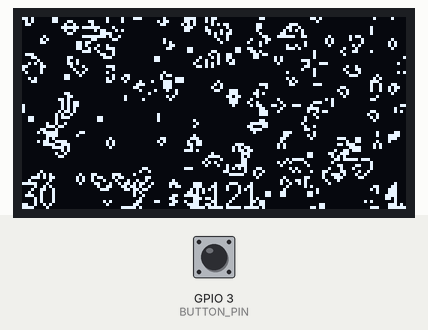
Recording of a sketch running on a simulated ESP8266 (NodeMCU). On the bench: 128×64 one-colour display. The inputs (shaded band) are chosen by the test bench; at power-on: GPIO 3 (BUTTON_PIN) HIGH. Random numbers use the default seed unless the sketch sets one; what the sketch prints to the serial monitor is not drawn.

Above: at 1.2 s.
1.3 s: GPIO 3 (BUTTON_PIN) pulled LOW for 3.2 s
At 2.66 s:
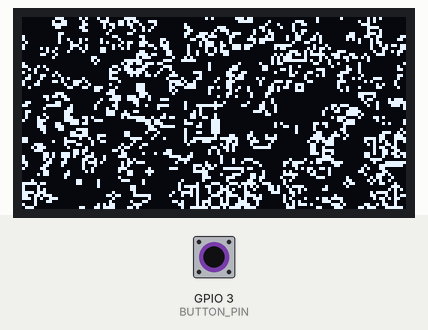
5.1 s: GPIO 3 (BUTTON_PIN) pulled LOW for 3.2 s
At 6.33 s:
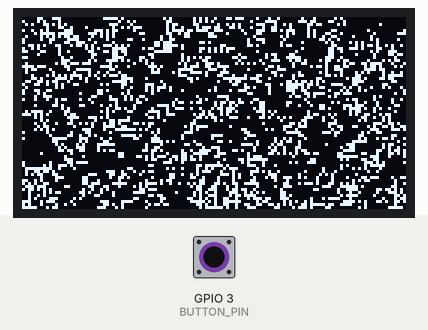
Timing chart, 0 to 8.1 s (numbered marks = the images above; inputs shaded):
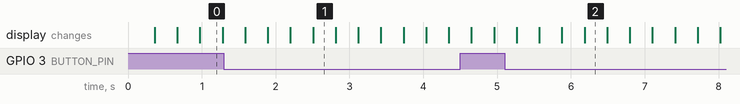

The sketch:

Game_of_Life_OLED.ino
```cpp
//Modified for the SSD1306-powered 0.96" monochrome OLED displays
//https://www.adafruit.com/product/326
#include <Arduino.h>
#include <Wire.h>
#include <EasyButton.h> //https://github.com/evert-arias/EasyButton
#include <U8g2lib.h> //https://github.com/olikraus/u8g2
#include "ESP8266TrueRandom.h" //https://github.com/marvinroger/ESP8266TrueRandom

#define BUTTON_PIN 3
#define WORLD_WIDTH 128
#define WORLD_HEIGHT 64

uint8_t WORLD_W = WORLD_WIDTH;
uint8_t WORLD_H = WORLD_HEIGHT;

bool runGOL = true;
bool resetW = false; //Set to true to reset the game
bool stats = true; //Draw a list of stats at the bottom of the screen

EasyButton button(BUTTON_PIN); //Initialize EasyButton

void ScreenToggle() { //Turn the display on or off
  clearScreen();
  runGOL = !runGOL;
}

void StatsToggle() {
  stats = !stats;
  (stats) ? WORLD_H = WORLD_HEIGHT-10 : WORLD_H = WORLD_HEIGHT; //Reduce game area size for stats at the bottom
  resetW = true;
  runGOL = !runGOL;
}

void onPressedForDuration() {
  resetW = true;
}

int16_t world[WORLD_HEIGHT][WORLD_WIDTH]; //Integer array for the currently displayed generation. Each value in the array is the number of generations that cell has been alive.
int16_t newWorld[WORLD_HEIGHT][WORLD_WIDTH]; //Array for the next calculated generation.


#define GEN_DELAY 5 //Time in ms between generations.
#define GEN_LIMIT 5000 //Resets the game after 5000 generations.
#define AGE_LIMIT 255 //Add an age limit to cells.
#define IDENTICIAL_LIMIT 50 //Number of generations with an identical number of living cells. Resets the game after this limit is reached.

U8G2_SSD1306_128X64_NONAME_F_HW_I2C u8g2(U8G2_R0, U8X8_PIN_NONE); //Initialize OLED.

int generation; //Current generation, starts at 0. Displayed in the stats.
int currentLiving; //Number of currently living cells. Displayed in the stats.
int nextLiving; //Number of living cells in the next calculated generation.
int prevLiving; //Number of living cells in the previous generation.
int sameLivingCount; //Number of generations that have had the same number of living cells.
int EPOCH = 1; //Number of times the game has reset since power on. Displayed in the stats.
int cursor; //Offset used to properly display epoch in the stats.

void setup() {
  Serial.begin(115200);
  button.begin();
  button.onSequence(2, 1000, ScreenToggle);
  button.onSequence(3, 2000, StatsToggle);
  button.onPressedFor(1000, onPressedForDuration);
  randomSeed(ESP8266TrueRandom.random()); //Use the ESP's onboard ADC to generate entropy for the RNG.
  Wire.begin(2, 0); //SDA, SCL
  u8g2.begin();
  u8g2.setFont(u8g2_font_6x13_tf);
  resetWorld(); //Initialize the game.
}

void loop() {
  while (!resetW) {
    if (runGOL)
    drawWorld(); //Display current generation
    nextGen(); //Generate next generation
    countLiving(); //Count living cells in current generation
    checkReset(); //Check for reset conditions
    copyWorld(); //Copy next generation for displaying next loop
    button.read(); //Read the pushbutton
    delay(GEN_DELAY); //Delay between generations
  }
  resetWorld();
}


void resetWorld() {
  Serial.println("Reset");
  resetW = false;
  sameLivingCount = 0;
  generation = 0;
  for (uint8_t  y = 0; y < WORLD_H; y++) {
    for (uint8_t  x = 0; x < WORLD_W; x++) {
      world[y][x] = random(2);
    }
  }
}

void countLiving() {
  prevLiving = currentLiving;
  currentLiving = 0;
  nextLiving = 0;
  for (uint8_t y = 0; y < WORLD_H; y++) {
    for (uint8_t x = 0; x < WORLD_W; x++) {
      if (world[y][x] > 0) {
        currentLiving++;
      }
      if (newWorld[y][x] > 0) {
        nextLiving++;
      }
    }
  }
}

void checkReset() {
  //Serial.println("Check Reset");
  if ((currentLiving == nextLiving) || (prevLiving == nextLiving)) { //If the current generation has the same number of living cells as the next or prior generation, increment the counter
    sameLivingCount++;
  }
  else {
    sameLivingCount = 0;
  }
  if (sameLivingCount > IDENTICIAL_LIMIT) { //Prevents endless loops
    //Serial.println("Limit Reached");
    delay(200);
    EPOCH+=1;
    resetW = true;
  }
  if (currentLiving == 0) {
    //Serial.println("No Living");
    delay(200);
    EPOCH+=1;
    resetW = true;
  }
  if (generation > GEN_LIMIT) { //Prevents the game going on forever
    delay(200);
    EPOCH+=1;
    resetW = true;
  }
}

//https://en.wikipedia.org/wiki/Conway%27s_Game_of_Life
void nextGen() {
  generation++;
  for (uint8_t y = 0; y < WORLD_H; y++) {
    for (uint8_t x = 0; x < WORLD_W; x++) {
      uint8_t neighbors = getNumberOfNeighbors(x, y);
      if ( world[y][x] > 0 && (neighbors == 2 || neighbors == 3 )) { //Can be simplified but easier to read this way
        newWorld[y][x] = world[y][x] + 1;
      }
      else if (world[y][x] > 0) {
        newWorld[y][x] = 0;
      }
      if (world[y][x] == 0 && neighbors == 3) {
        newWorld[y][x] = 1;
      }
      else if (world[y][x] == 0) {
        newWorld[y][x] = 0;
      }
      //      if (world[y][x] > AGE_LIMIT){
      //        newWorld[y][x] = -1;
      //      }
      //      if (world[y][x] == -1){
      //        newWorld[y][x] = 0;
      //      }
    }
  }
}


void copyWorld() {
  for (uint8_t  y = 0; y < WORLD_H; y++) {
    for (uint8_t  x = 0; x < WORLD_W; x++) {
      world[y][x] = newWorld[y][x];
    }
  }
}

//Adapted from https://github.com/loelkes/arduino-gameoflife
int getNumberOfNeighbors(uint8_t x, uint8_t y) {

  uint8_t count = 0;
  boolean wrapX = true;
  boolean wrapY = true;

  uint8_t x_l = x - 1;
  uint8_t x_r = x + 1;
  uint8_t y_t = y - 1;
  uint8_t y_b = y + 1;

  //Allows cells on the top, bottom and side edges to influence cells on the other side.
  if ( wrapX ) {
    if      ( x == 0 )  x_l = WORLD_W - 1;
    else if ( x >= WORLD_W - 1 )  x_r = 0;
  }
  if ( wrapY ) {
    if      ( y == 0 ) y_t = WORLD_H - 1;
    else if ( y >= WORLD_H - 1 )  y_b = 0;
  }

  count += world[ y_t ][ x_l ] > 0; // above left
  count += world[ y_t ][  x  ] > 0; // above
  count += world[ y_t ][ x_r ] > 0; // above right

  count += world[  y  ][ x_l ] > 0; // left
  count += world[  y  ][ x_r ] > 0; // right

  count += world[ y_b ][ x_l ] > 0; // bottom left
  count += world[ y_b ][  x  ] > 0; // bottom
  count += world[ y_b ][ x_r ] > 0; // bottom right
  return count;
}

void drawWorld() {
  //drawSerialWorld();
  drawOLEDWorld();
}

 void drawSerialWorld() {
   Serial.write(0x0C); //Clears screen, does not work in Arduino serial monitor
   Serial.println(generation);
   Serial.println(sameLivingCount);
   for (uint8_t y = 0; y < WORLD_H; y++) {
     for (uint8_t x = 0; x < WORLD_W; x++) {
       if (world[y][x] > 0) {
         uint8_t gen2 = world[y][x] % 10; //mod 10 for readability
         Serial.print("X");
       }
       else {
         Serial.print(".");
       }
     }
     Serial.println("");
   }
 }

void drawOLEDWorld() {
  u8g2.clearBuffer();
  u8g2.setDrawColor(1);
  drawStats();
  for (uint8_t y = 0; y < WORLD_H; y++) {
    for (uint8_t x = 0; x < WORLD_W; x++) {
      if (world[y][x] > 0) {
        u8g2.drawPixel(x, y);
      }
    }
  }
  u8g2.sendBuffer();
}

void clearScreen() {
  u8g2.clearBuffer();
  u8g2.sendBuffer();
}

void drawStats() {
  if (stats) {
    u8g2.setCursor(0, 64);
    u8g2.print(generation);
    u8g2.setCursor(64-8, 64);
    u8g2.print(currentLiving);
	//Epoch is right justified, so we move the cursor over for each power of 10.
    if (EPOCH < 10000) cursor = 4;
    if (EPOCH < 1000) cursor = 3;
    if (EPOCH < 100) cursor = 2;
    if (EPOCH < 10) cursor = 1;
    u8g2.setCursor(128-(cursor*6), 64); //Font is 6x13 in size
    u8g2.print(EPOCH);
  }
}
```
